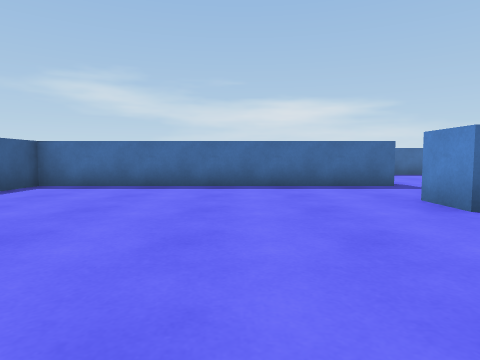
[1] (above)

16 first-person views from a walk through a scene from a Unity 3-D project. The camera is 0.62 m above the floor, tilts 4° down and sees 75° across. The floor is counted in squares, 1 m on a side. Each view is taken from the middle of a square. On the plan, view 1 faces up. The plan holds only what a view shows up to about 9 squares ahead; the rest is blank. The place goes on beyond the plan. The player is left out.

[2]
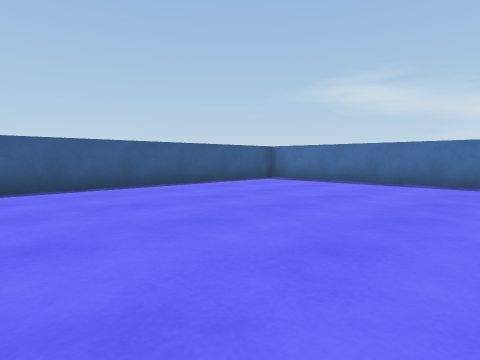

[3]
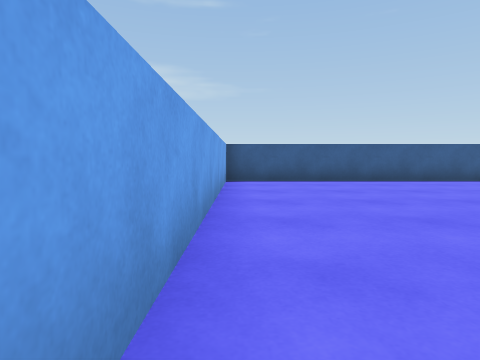

[4]
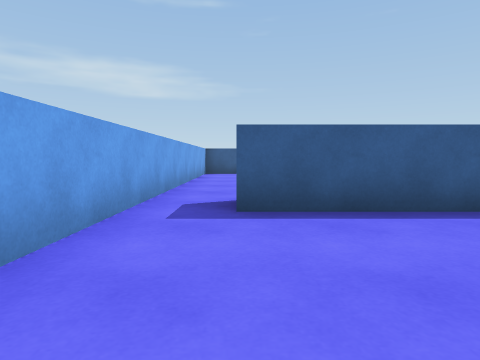

[5]
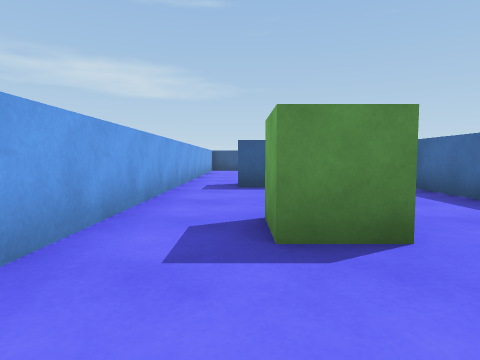

[6]
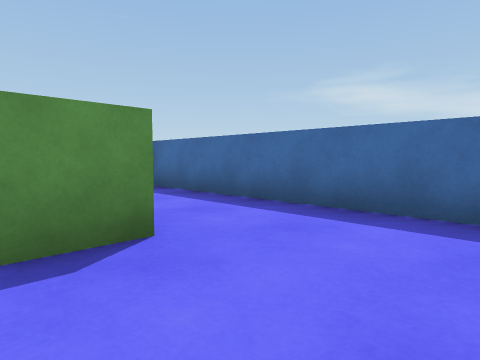

[7]
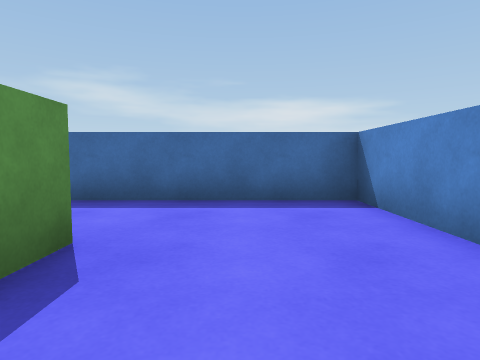

[8]
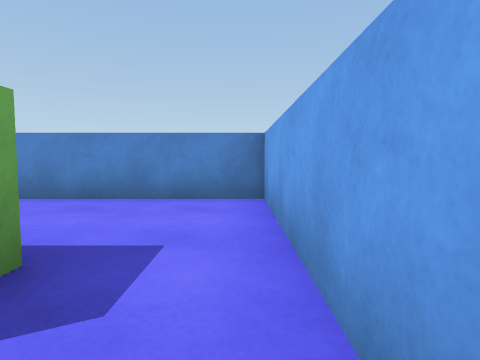

[9]
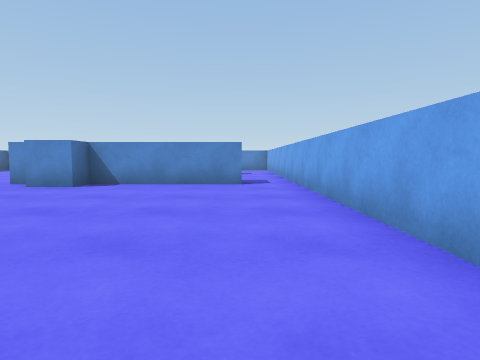

[10]
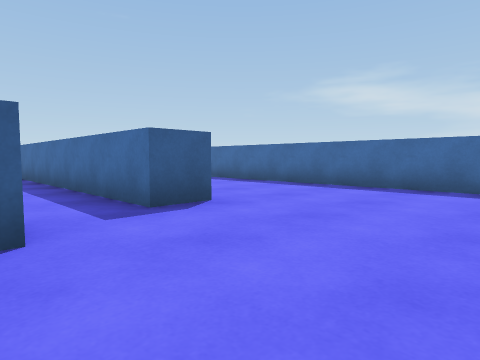

[11]
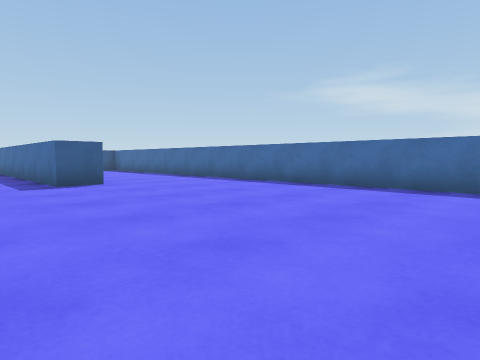

[12]
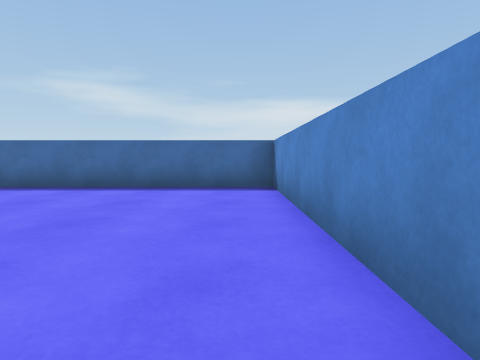

[13]
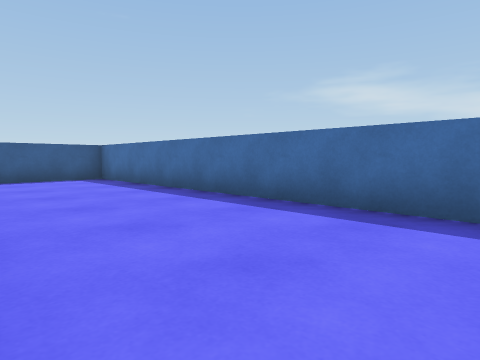

[14]
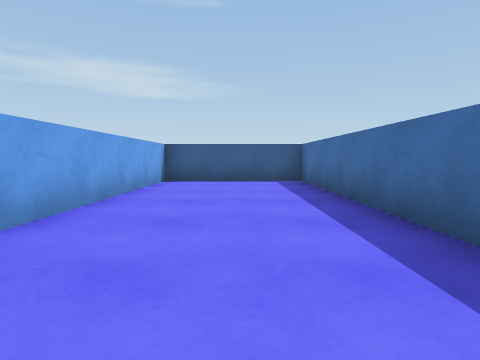

[15]
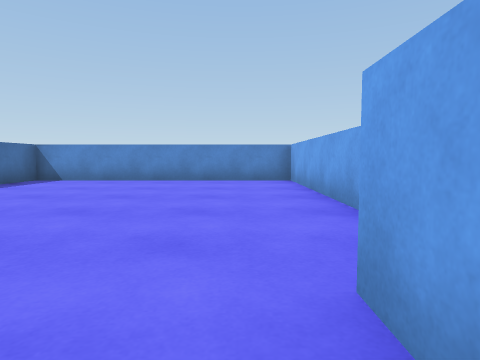

[16]
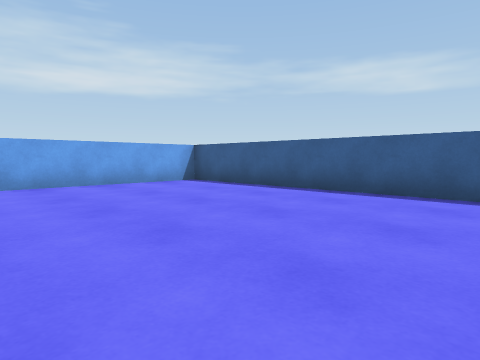

### Floor plan
Points are (right, up) in squares from view 1. A wall is a line through its corners. A room is listed if a view was taken in it or the views show most of it. See-through windows are left out.
Room 1 (views 1, 2, 9, 15, 16)
walls: (3.4, -0.1) (3.4, 3.6) (2.7, 3.6) (2.7, 4.6); (3.4, 5) (3.4, 5.5); (3.4, 7) (-4.5, 7) (-4.5, -1.4) (3.5, -1.4)
ways out: opening at (4, -1) to room 2; opening at (3, 6) to room 3
Room 2 (views 3, 4, 5, 6, 7, 8)
walls: (4.4, 2.9) (4.4, -0.1); (3.5, -1.4) (11.7, -1.4) (11.7, 3.6) (4.6, 3.6)
ways out: opening at (4, -1) to room 1
objects: cube (8, 1)
Room 3 (views 10, 11, 12, 13, 14)
walls: (3.4, 8) (3.4, 7); (3.4, 5.5) (4.5, 5.5); (6.6, 4.6) (11.7, 4.6) (11.7, 11.7) (-4.5, 11.7) (-4.5, 8) (1.4, 8)
ways out: opening at (3, 6) to room 1

Where each view was taken, in squares from view 1:
view 1: 0 up, 0 right, facing up
view 2: 1 down, 2 right, facing up-left
view 3: 1 down, 4 right, facing left
view 4: 0 up, 8 right, facing left
view 5: 0 up, 11 right, facing left
view 6: 0 up, 11 right, facing up-left
view 7: 1 down, 10 right, facing up
view 8: 1 down, 7 right, facing right
view 9: 0 up, 4 left, facing right
view 10: 5 up, 7 right, facing up-left
view 11: 5 up, 11 right, facing up-left
view 12: 5 up, 11 right, facing up
view 13: 8 up, 5 right, facing up-left
view 14: 10 up, 4 right, facing left
view 15: 6 up, 3 right, facing right
view 16: 6 up, 1 right, facing down-left
